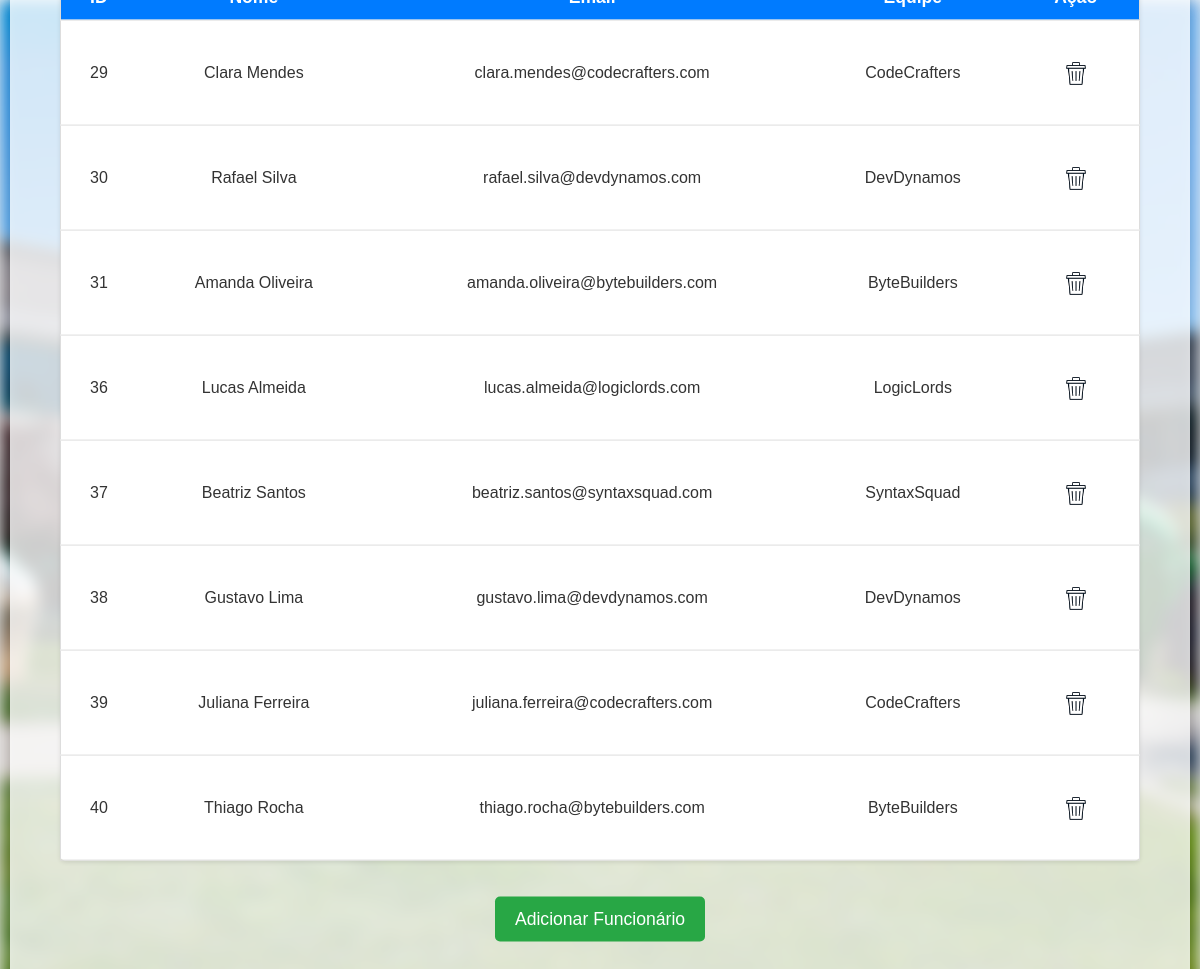
/funcionarios.php, run on the app's committed database.
### tables this page shows
CREATE TABLE `tb_funcionario` (
  `id_funcionario` int(11) NOT NULL,
  `nome` varchar(50) NOT NULL,
  `email` varchar(50) NOT NULL
);

CREATE TABLE `tb_equipe` (
  `id_equipe` int(11) NOT NULL,
  `nome` varchar(50) NOT NULL
);

### clsConexao.php (called while the page is built, shortened)
<?php
class clsConexao {
    private static $instancia = null;
    private $conexao;
    private function __construct() {
        $this->conexao = new mysqli('localhost', 'root', '', 'bd_empresa');
    }
    public static function getInstancia() {
        if (!self::$instancia) {
            self::$instancia = new clsConexao();
        }
        return self::$instancia;
    }
    public function executarConsulta($sql, $parametros = []) {
        $stmt = $this->conexao->prepare($sql);
        $stmt->execute();
        return $stmt;
    }
}
?>

### clsFuncionario.php (called while the page is built, shortened)
<?php
require_once 'clsConexao.php';
class clsFuncionario {
    private $conexao;
    public function __construct() {
        $this->conexao = clsConexao::getInstancia();
    }
    public function selecionarTodos() {
        $sql = "
            SELECT
                f.id_funcionario,
                f.nome AS nome_funcionario,
                f.email,
                e.id_equipe,
                e.nome AS nome_equipe
            FROM
                tb_funcionario f
            LEFT JOIN
                funcionarios_equipes fe ON f.id_funcionario = fe.id_funcionario
            LEFT JOIN
                tb_equipe e ON fe.id_equipe = e.id_equipe
            ORDER BY
                f.id_funcionario
        ";
        $stmt = $this->conexao->executarConsulta($sql);
        $resultado = $stmt->get_result();
        return $resultado->fetch_all(MYSQLI_ASSOC);
    }
}
?>

### funcionarios.php (the view, shortened to what this page needs)
<?php
require_once 'clsFuncionario.php';
$funcionarios = new clsFuncionario();
echo "<html lang='pt-BR'>
    <head>
        <meta charset='UTF-8'>
        <meta name='viewport' content='width=device-width, initial-scale=1.0'>
        <title>Cadastro de Funcionários</title>
        <link rel='stylesheet' href='estilos/style_funcionarios.css'>
    </head>
    <body>
        <div class='background'></div>
        <div class='content'>
            <h2>Funcionários Cadastrados</h2>";
echo "<div id='tabelaFuncionarios'>";
$registros = $funcionarios->selecionarTodos();
if ($registros) {
    echo '<center><table class="funcionarios-table">';
    echo '<tr><th>ID</th><th>Nome</th><th>Email</th><th>Equipe</th><th>Ação</th></tr>';
    foreach ($registros as $linha) {
        echo '<tr>';
        echo '<td>' . $linha['id_funcionario'] . '</td>';
        echo '<td>' . $linha['nome_funcionario'] . '</td>';
        echo '<td>' . $linha['email'] . '</td>';
        echo '<td>' . $linha['nome_equipe'] . '</td>';
        echo '<td><a href="?acao=excluir1&id=' . $linha['id_funcionario'] . '">
                  <img src="imagens/lixeira.png" alt="Excluir" width="50" height="50">
              </a></td>';
        echo '</tr>';
    }
    echo '</table></center>';
} else {
    echo '<h4>Nenhum Funcionário encontrado.</h4>';
}
echo "</div>";
echo '<br><br>';
echo '<button id="addFuncionarioButton" onclick="document.getElementById(\'formularioFuncionario\').style.display=\'block\'">Adicionar Funcionário</button>';
echo "</div>";
echo "</body>
</html>";
?>

### estilos/style_funcionarios.css (style rules this page uses)
body { font-family: Arial, sans-serif; margin: 0; padding: 0; height: 100vh; background-color: #f4f4f4; }
.content { position: relative; top: 50%; left: 50%; transform: translate(-50%, -50%); text-align: center; background-color: rgba(255, 255, 255, 0.8); padding: 50px; border-radius: 15px; box-shadow: 0 4px 6px rgba(0, 0, 0, 0.1); width: auto; max-width: 90%; opacity: 0; animation: fadeIn 1s ease-out forwards; transition: transform 0.3s ease-out; }
.content a { display: block; text-decoration: none; color: #007BFF; font-size: 1.8em; margin: 15px 0; transition: color 0.3s, transform 0.3s ease-out; }
.funcionarios-table { width: 100%; border-collapse: collapse; margin-top: 20px; border: 1px solid #ddd; background-color: #fff; box-shadow: 0 2px 4px rgba(0, 0, 0, 0.1); border-radius: 5px; }
.funcionarios-table th, .funcionarios-table td { padding: 12px 15px; text-align: center; border-bottom: 1px solid #ddd; }
.funcionarios-table th { background-color: #007BFF; color: white; font-size: 1.1em; }
.funcionarios-table td { font-size: 1em; color: #333; }
#addFuncionarioButton { padding: 12px 20px; background-color: #28a745; color: white; border: none; border-radius: 5px; font-size: 1.1em; cursor: pointer; margin-bottom: 30px; transition: background-color 0.3s ease, transform 0.3s ease; }

### data on the page
tb_funcionario: id_funcionario "29", nome "Clara Mendes", email "clara.mendes@codecrafters.com", tb_equipe.nome "CodeCrafters"
tb_funcionario: id_funcionario "30", nome "Rafael Silva", email "rafael.silva@devdynamos.com", tb_equipe.nome "DevDynamos"
tb_funcionario: id_funcionario "31", nome "Amanda Oliveira", email "amanda.oliveira@bytebuilders.com", tb_equipe.nome "ByteBuilders"
tb_funcionario: id_funcionario "36", nome "Lucas Almeida", email "lucas.almeida@logiclords.com", tb_equipe.nome "LogicLords"
tb_funcionario: id_funcionario "37", nome "Beatriz Santos", email "beatriz.santos@syntaxsquad.com", tb_equipe.nome "SyntaxSquad"
tb_funcionario: id_funcionario "38", nome "Gustavo Lima", email "gustavo.lima@devdynamos.com", tb_equipe.nome "DevDynamos"
tb_funcionario: id_funcionario "39", nome "Juliana Ferreira", email "juliana.ferreira@codecrafters.com", tb_equipe.nome "CodeCrafters"
tb_funcionario: id_funcionario "40", nome "Thiago Rocha", email "thiago.rocha@bytebuilders.com", tb_equipe.nome "ByteBuilders"
